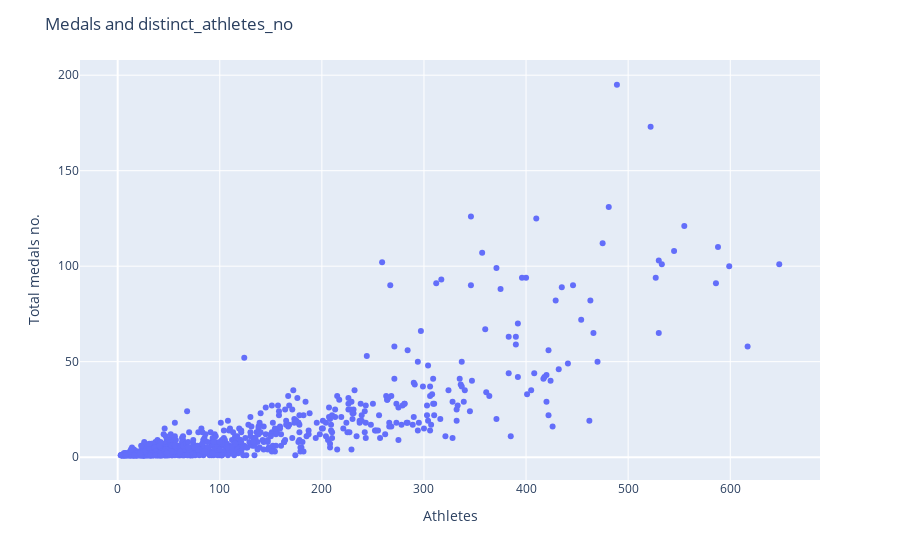

The notebook cell saved with this chart:
### Code cell
fig = px.scatter(gold_df, x='distinct_athletes_no', y='Total')
fig.update_layout(title='Medals and distinct_athletes_no',
                   xaxis_title='Athletes',
                   yaxis_title='Total medals no.')
fig.show()

### Figure 1 — Plotly figure (JSON) as saved in the notebook; plotly's stock layout.template omitted (floating-point values rounded to 4 significant figures; data arrays with more than 128 entries replaced by an {"elided": "..."} marker saying what was removed)
{"data": [{"hovertemplate": "distinct_athletes_no=%{x}<br>Total=%{y}<extra></extra>", "legendgroup": "", "marker": {"color": "#636efa", "symbol": "circle"}, "mode": "markers", "name": "", "orientation": "v", "showlegend": false, "type": "scatter", "x": {"elided": "861 int values"}, "xaxis": "x", "y": {"elided": "861 int values"}, "yaxis": "y"}], "layout": {"legend": {"tracegroupgap": 0}, "margin": {"t": 60}, "title": {"text": "Medals and distinct_athletes_no"}, "xaxis": {"anchor": "y", "domain": [0.0, 1.0], "title": {"text": "Athletes"}}, "yaxis": {"anchor": "x", "domain": [0.0, 1.0], "title": {"text": "Total medals no."}}}}
